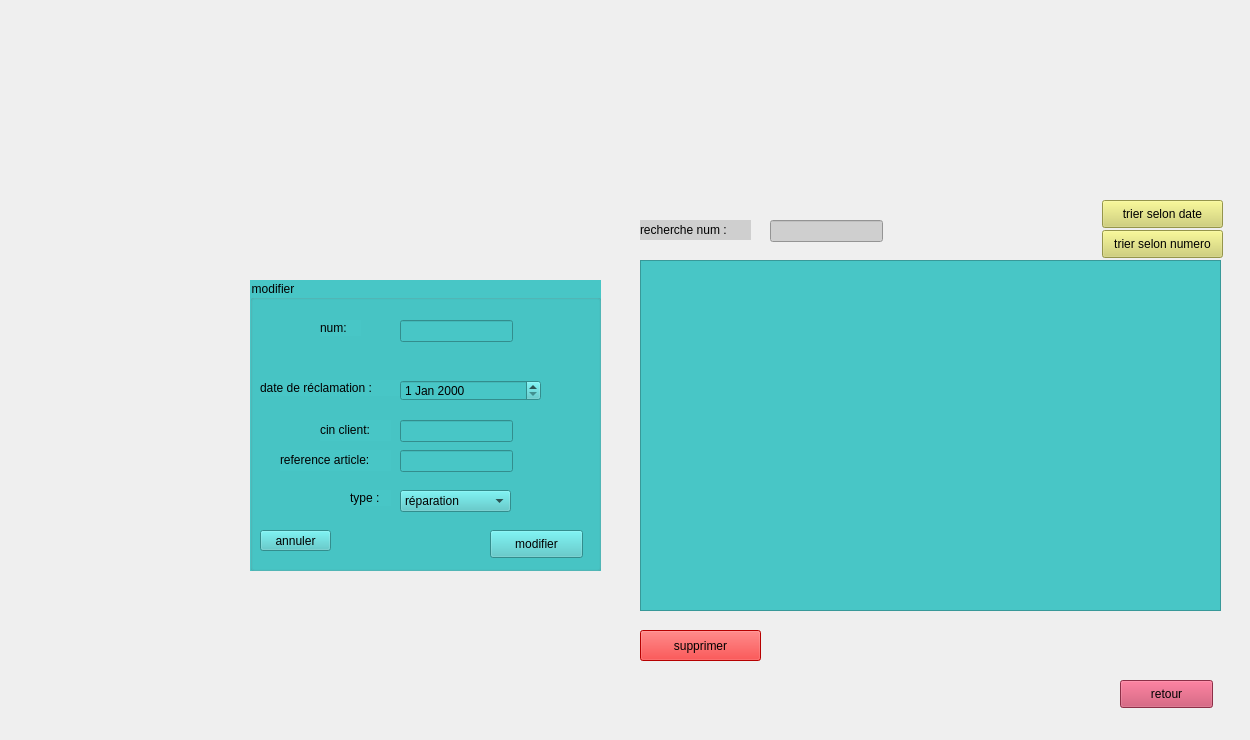
   <widget class="QWidget" name="page_4">
    <widget class="QPushButton" name="retour_paiement">
     <property name="geometry">
      <rect>
       <x>1120</x>
       <y>680</y>
       <width>93</width>
       <height>28</height>
      </rect>
     </property>
     <property name="styleSheet">
      <string notr="true">background-color: rgb(198, 66, 99);</string>
     </property>
     <property name="text">
      <string>retour</string>
     </property>
    </widget>
    <widget class="QGroupBox" name="groupBox_14">
     <property name="geometry">
      <rect>
       <x>250</x>
       <y>280</y>
       <width>351</width>
       <height>291</height>
      </rect>
     </property>
     <property name="styleSheet">
      <string notr="true">background-color: rgb(72, 198, 198);</string>
     </property>
     <property name="title">
      <string>modifier</string>
     </property>
     <widget class="QLineEdit" name="numR_2">
      <property name="geometry">
       <rect>
        <x>150</x>
        <y>40</y>
        <width>113</width>
        <height>22</height>
       </rect>
      </property>
     </widget>
     <widget class="QLabel" name="label_60">
      <property name="geometry">
       <rect>
        <x>70</x>
        <y>40</y>
        <width>41</width>
        <height>16</height>
       </rect>
      </property>
      <property name="text">
       <string>num:</string>
      </property>
     </widget>
     <widget class="QLabel" name="label_76">
      <property name="geometry">
       <rect>
        <x>10</x>
        <y>100</y>
        <width>141</width>
        <height>16</height>
       </rect>
      </property>
      <property name="text">
       <string>date de réclamation :</string>
      </property>
     </widget>
     <widget class="QDateEdit" name="dateR_2">
      <property name="geometry">
       <rect>
        <x>150</x>
        <y>100</y>
        <width>141</width>
        <height>21</height>
       </rect>
      </property>
     </widget>
     <widget class="QLineEdit" name="cinC_2">
      <property name="geometry">
       <rect>
        <x>150</x>
        <y>140</y>
        <width>113</width>
        <height>22</height>
       </rect>
      </property>
     </widget>
     <widget class="QLabel" name="label_77">
      <property name="geometry">
       <rect>
        <x>70</x>
        <y>140</y>
        <width>71</width>
        <height>21</height>
       </rect>
      </property>
      <property name="text">
       <string>&lt;html&gt;&lt;head/&gt;&lt;body&gt;&lt;p&gt;cin client:&lt;/p&gt;&lt;/body&gt;&lt;/html&gt;</string>
      </property>
     </widget>
     <widget class="QLineEdit" name="refA_2">
      <property name="geometry">
       <rect>
        <x>150</x>
        <y>170</y>
        <width>113</width>
        <height>22</height>
       </rect>
      </property>
     </widget>
     <widget class="QLabel" name="label_78">
      <property name="geometry">
       <rect>
        <x>30</x>
        <y>170</y>
        <width>111</width>
        <height>21</height>
       </rect>
      </property>
      <property name="text">
       <string>&lt;html&gt;&lt;head/&gt;&lt;body&gt;&lt;p&gt;reference article:&lt;/p&gt;&lt;/body&gt;&lt;/html&gt;</string>
      </property>
     </widget>
     <widget class="QPushButton" name="modiferReclamations">
      <property name="geometry">
       <rect>
        <x>240</x>
        <y>250</y>
        <width>93</width>
        <height>28</height>
       </rect>
      </property>
      <property name="text">
       <string>modifier</string>
      </property>
     </widget>
     <widget class="QPushButton" name="annulerR2">
      <property name="geometry">
       <rect>
        <x>10</x>
        <y>250</y>
        <width>71</width>
        <height>21</height>
       </rect>
      </property>
      <property name="text">
       <string>annuler</string>
      </property>
     </widget>
     <widget class="QLabel" name="label_21">
      <property name="geometry">
       <rect>
        <x>100</x>
        <y>210</y>
        <width>41</width>
        <height>16</height>
       </rect>
      </property>
      <property name="text">
       <string>type :</string>
      </property>
     </widget>
     <widget class="QComboBox" name="combotype_2">
      <property name="geometry">
       <rect>
        <x>150</x>
        <y>210</y>
        <width>111</width>
        <height>22</height>
       </rect>
      </property>
      <item>
       <property name="text">
        <string>réparation</string>
       </property>
      </item>
      <item>
       <property name="text">
        <string>remplacement</string>
       </property>
      </item>
     </widget>
    </widget>
    <widget class="QTableView" name="liste_reclamation">
     <property name="geometry">
      <rect>
       <x>640</x>
       <y>260</y>
       <width>581</width>
       <height>351</height>
      </rect>
     </property>
     <property name="styleSheet">
      <string notr="true">background-color: rgb(72, 198, 198);</string>
     </property>
    </widget>
    <widget class="QLineEdit" name="lineEdit_7">
     <property name="geometry">
      <rect>
       <x>770</x>
       <y>220</y>
       <width>113</width>
       <height>22</height>
      </rect>
     </property>
     <property name="styleSheet">
      <string notr="true">background-color: rgb(207, 207, 207);</string>
     </property>
    </widget>
    <widget class="QLabel" name="label_3">
     <property name="geometry">
      <rect>
       <x>640</x>
       <y>220</y>
       <width>111</width>
       <height>20</height>
      </rect>
     </property>
     <property name="styleSheet">
      <string notr="true">background-color: rgb(207, 207, 207);</string>
     </property>
     <property name="text">
      <string>recherche num :</string>
     </property>
    </widget>
    <widget class="QPushButton" name="trierReclamations">
     <property name="geometry">
      <rect>
       <x>1102</x>
       <y>230</y>
       <width>121</width>
       <height>28</height>
      </rect>
     </property>
     <property name="styleSheet">
      <string notr="true">background-color: rgb(208, 208, 103);</string>
     </property>
     <property name="text">
      <string>trier selon numero</string>
     </property>
    </widget>
    <widget class="QPushButton" name="suprimerReclamations">
     <property name="geometry">
      <rect>
       <x>640</x>
       <y>630</y>
       <width>121</width>
       <height>31</height>
      </rect>
     </property>
     <property name="styleSheet">
      <string notr="true">background-color: rgb(255, 85, 0);
font: 14pt &quot;MS Shell Dlg 2&quot;;
background-color: rgb(255, 0, 0);</string>
     </property>
     <property name="text">
      <string>supprimer</string>
     </property>
    </widget>
    <widget class="QLabel" name="label_19">
     <property name="geometry">
      <rect>
       <x>-6</x>
       <y>0</y>
       <width>1241</width>
       <height>731</height>
      </rect>
     </property>
     <property name="text">
      <string/>
     </property>
     <property name="pixmap">
      <pixmap>../../design QT/afficher_réclamation.png</pixmap>
     </property>
     <property name="scaledContents">
      <bool>true</bool>
     </property>
    </widget>
    <widget class="QPushButton" name="trierReclamations_2">
     <property name="geometry">
      <rect>
       <x>1102</x>
       <y>200</y>
       <width>121</width>
       <height>28</height>
      </rect>
     </property>
     <property name="styleSheet">
      <string notr="true">background-color: rgb(208, 208, 103);</string>
     </property>
     <property name="text">
      <string>trier selon date</string>
     </property>
    </widget>
    <zorder>label_19</zorder>
    <zorder>retour_paiement</zorder>
    <zorder>groupBox_14</zorder>
    <zorder>liste_reclamation</zorder>
    <zorder>lineEdit_7</zorder>
    <zorder>label_3</zorder>
    <zorder>trierReclamations</zorder>
    <zorder>suprimerReclamations</zorder>
    <zorder>trierReclamations_2</zorder>
   </widget>
